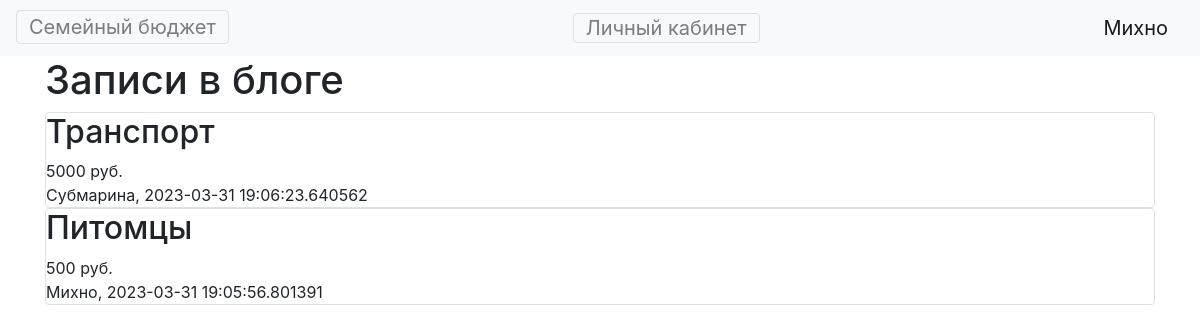
Screenshot of / (signed in) with the database file from the repository.
### data/users.py (models this page shows, shortened)
class User(SqlAlchemyBase, UserMixin):
    __tablename__ = 'users'
    id = sqlalchemy.Column(sqlalchemy.Integer,
                           primary_key=True, autoincrement=True)
    name = sqlalchemy.Column(sqlalchemy.String, nullable=True)
    email = sqlalchemy.Column(sqlalchemy.String,
                              index=True, unique=True, nullable=True)
    hashed_password = sqlalchemy.Column(sqlalchemy.String, nullable=True)
    created_date = sqlalchemy.Column(sqlalchemy.DateTime,
                                     default=datetime.datetime.now)
    expenses = orm.relationship("Expenses", back_populates='user')

### data/expenses.py (models this page shows, shortened)
class Expenses(SqlAlchemyBase):
    __tablename__ = 'expenses'
    id = sqlalchemy.Column(sqlalchemy.Integer,
                           primary_key=True, autoincrement=True)
    title = sqlalchemy.Column(sqlalchemy.String, nullable=True)
    money = sqlalchemy.Column(sqlalchemy.Integer, nullable=False)
    created_date = sqlalchemy.Column(sqlalchemy.DateTime,
                                     default=datetime.datetime.now)
    user_id = sqlalchemy.Column(sqlalchemy.Integer,
                                sqlalchemy.ForeignKey("users.id"))
    user = orm.relationship('User')

### main.py (the view)
@app.route("/")
def index():
    if current_user.is_authenticated:
        db_sess = db_session.create_session()
        expenses = db_sess.query(Expenses).order_by(Expenses.created_date.desc()).all()
    else:
        return redirect('/login')
    return render_template("index.html", expenses=expenses)

### data/db_session.py (called while the page is built)
def create_session() -> Session:
    global __factory
    return __factory()

### main.py (called while the page is built)
@login_manager.user_loader
def load_user(user_id):
    db_sess = db_session.create_session()
    return db_sess.query(User).get(user_id)

### templates/index.html
{% extends "base.html" %}
{% block content %}
    <h1>Записи в блоге</h1>
    {% for item in expenses%}
        <div class="col-md6 border rounded">
        <h2>{{item.title}}</h2>
        <div>
            {{item.money}} руб.
        </div>
        <div>
            {{item.user.name}}, {{item.created_date}}
        </div>
        </div>
    {% endfor %}
{% endblock %}

### templates/base.html (shortened to what this page needs)
<!doctype html>
<html lang="en">
<head>
    <link rel="stylesheet"
          href="https://stackpath.bootstrapcdn.com/bootstrap/4.4.1/css/bootstrap.min.css"
>
</head>
<body>
<header>
    <nav class="navbar navbar-light bg-light">
        <div><a class="navbar-toggler" href="/">Семейный бюджет</a></div>
        {% if current_user.is_authenticated %}
            <a class="navbar-toggler" href="/lms">Личный кабинет</a>
            <a class="navbar-brand" href="/logout">{{ current_user.name }}</a>
        {% else %}
    <div>
        <a class="btn btn-primary " href="/register">Зарегистрироваться</a>
        <a class="btn btn-success" href="/login">Войти</a>
    </div>
{% endif %}
    </nav>
</header>
<main role="main" class="container">
    {% block content %}{% endblock %}
</main>
</body>
</html>

### rows the page displays
User: name "Михно"
Expenses: title "Транспорт", money "5000", user.name "Субмарина", created_date "2023-03-31 19:06:23.640562"
Expenses: title "Питомцы", money "500", user.name "Михно", created_date "2023-03-31 19:05:56.801391"
